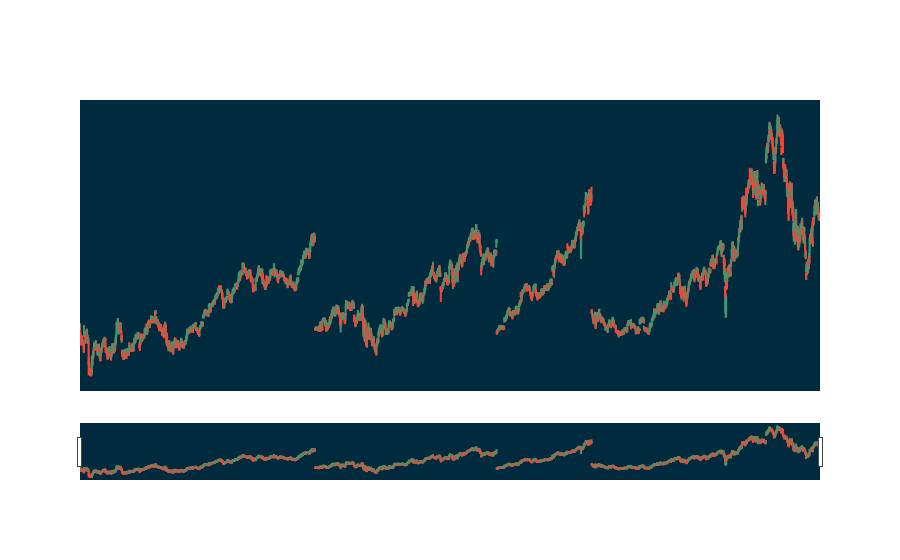

Here is the notebook cell this chart was saved with:
### Code cell
main.plotting('NKE')

### Figure 1 — Plotly figure (JSON) as saved in the notebook; plotly's stock layout.template omitted (floating-point values rounded to 4 significant figures; data arrays with more than 128 entries replaced by an {"elided": "..."} marker saying what was removed)
{"data": [{"close": {"elided": "5877 float values"}, "high": {"elided": "5877 float values"}, "low": {"elided": "5877 float values"}, "open": {"elided": "5877 float values"}, "type": "candlestick", "x": {"elided": "5877 str values"}}], "layout": {"font": {"color": "white"}, "paper_bgcolor": "rgba(0,0,0,0)", "plot_bgcolor": "rgba(0,42,61,1)", "xaxis": {"showgrid": false}, "yaxis": {"showgrid": false}}}
